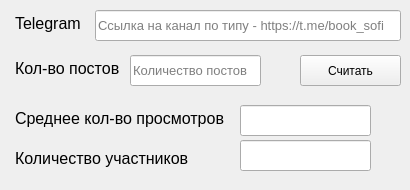
<?xml version="1.0" encoding="UTF-8"?>
<ui version="4.0">
 <class>MainWindow</class>
 <widget class="QMainWindow" name="MainWindow">
  <property name="windowModality">
   <enum>Qt::WindowModal</enum>
  </property>
  <property name="geometry">
   <rect>
    <x>0</x>
    <y>0</y>
    <width>410</width>
    <height>190</height>
   </rect>
  </property>
  <property name="sizePolicy">
   <sizepolicy hsizetype="Fixed" vsizetype="Fixed">
    <horstretch>0</horstretch>
    <verstretch>0</verstretch>
   </sizepolicy>
  </property>
  <property name="minimumSize">
   <size>
    <width>410</width>
    <height>190</height>
   </size>
  </property>
  <property name="maximumSize">
   <size>
    <width>410</width>
    <height>190</height>
   </size>
  </property>
  <property name="acceptDrops">
   <bool>false</bool>
  </property>
  <property name="windowTitle">
   <string>TelegramParser</string>
  </property>
  <property name="layoutDirection">
   <enum>Qt::LeftToRight</enum>
  </property>
  <property name="tabShape">
   <enum>QTabWidget::Rounded</enum>
  </property>
  <widget class="QWidget" name="centralwidget">
   <widget class="QLineEdit" name="linkTelegram">
    <property name="geometry">
     <rect>
      <x>95</x>
      <y>10</y>
      <width>306</width>
      <height>31</height>
     </rect>
    </property>
    <property name="font">
     <font>
      <pointsize>10</pointsize>
     </font>
    </property>
    <property name="text">
     <string/>
    </property>
    <property name="placeholderText">
     <string>Ссылка на канал по типу - https://t.me/book_sofi</string>
    </property>
   </widget>
   <widget class="QLabel" name="label">
    <property name="geometry">
     <rect>
      <x>15</x>
      <y>10</y>
      <width>76</width>
      <height>26</height>
     </rect>
    </property>
    <property name="font">
     <font>
      <pointsize>12</pointsize>
     </font>
    </property>
    <property name="text">
     <string>Telegram</string>
    </property>
   </widget>
   <widget class="QLabel" name="label_2">
    <property name="geometry">
     <rect>
      <x>15</x>
      <y>55</y>
      <width>106</width>
      <height>26</height>
     </rect>
    </property>
    <property name="font">
     <font>
      <pointsize>12</pointsize>
     </font>
    </property>
    <property name="text">
     <string>Кол-во постов</string>
    </property>
   </widget>
   <widget class="QLineEdit" name="le_countMessage">
    <property name="geometry">
     <rect>
      <x>130</x>
      <y>55</y>
      <width>131</width>
      <height>31</height>
     </rect>
    </property>
    <property name="font">
     <font>
      <pointsize>10</pointsize>
     </font>
    </property>
    <property name="text">
     <string/>
    </property>
    <property name="placeholderText">
     <string>Количество постов</string>
    </property>
   </widget>
   <widget class="QLabel" name="label_3">
    <property name="geometry">
     <rect>
      <x>15</x>
      <y>105</y>
      <width>211</width>
      <height>26</height>
     </rect>
    </property>
    <property name="font">
     <font>
      <pointsize>12</pointsize>
     </font>
    </property>
    <property name="text">
     <string>Среднее кол-во просмотров</string>
    </property>
   </widget>
   <widget class="QLabel" name="label_4">
    <property name="geometry">
     <rect>
      <x>15</x>
      <y>145</y>
      <width>211</width>
      <height>26</height>
     </rect>
    </property>
    <property name="font">
     <font>
      <pointsize>12</pointsize>
     </font>
    </property>
    <property name="text">
     <string>Количество участников</string>
    </property>
   </widget>
   <widget class="QPushButton" name="pushButton">
    <property name="geometry">
     <rect>
      <x>300</x>
      <y>55</y>
      <width>101</width>
      <height>31</height>
     </rect>
    </property>
    <property name="text">
     <string>Считать</string>
    </property>
   </widget>
   <widget class="QLineEdit" name="le_aberageView">
    <property name="geometry">
     <rect>
      <x>240</x>
      <y>105</y>
      <width>131</width>
      <height>31</height>
     </rect>
    </property>
    <property name="font">
     <font>
      <pointsize>10</pointsize>
     </font>
    </property>
    <property name="text">
     <string/>
    </property>
    <property name="placeholderText">
     <string/>
    </property>
   </widget>
   <widget class="QLineEdit" name="le_countUser">
    <property name="geometry">
     <rect>
      <x>240</x>
      <y>140</y>
      <width>131</width>
      <height>31</height>
     </rect>
    </property>
    <property name="font">
     <font>
      <pointsize>10</pointsize>
     </font>
    </property>
    <property name="text">
     <string/>
    </property>
    <property name="placeholderText">
     <string/>
    </property>
   </widget>
  </widget>
 </widget>
 <resources/>
 <connections/>
</ui>
